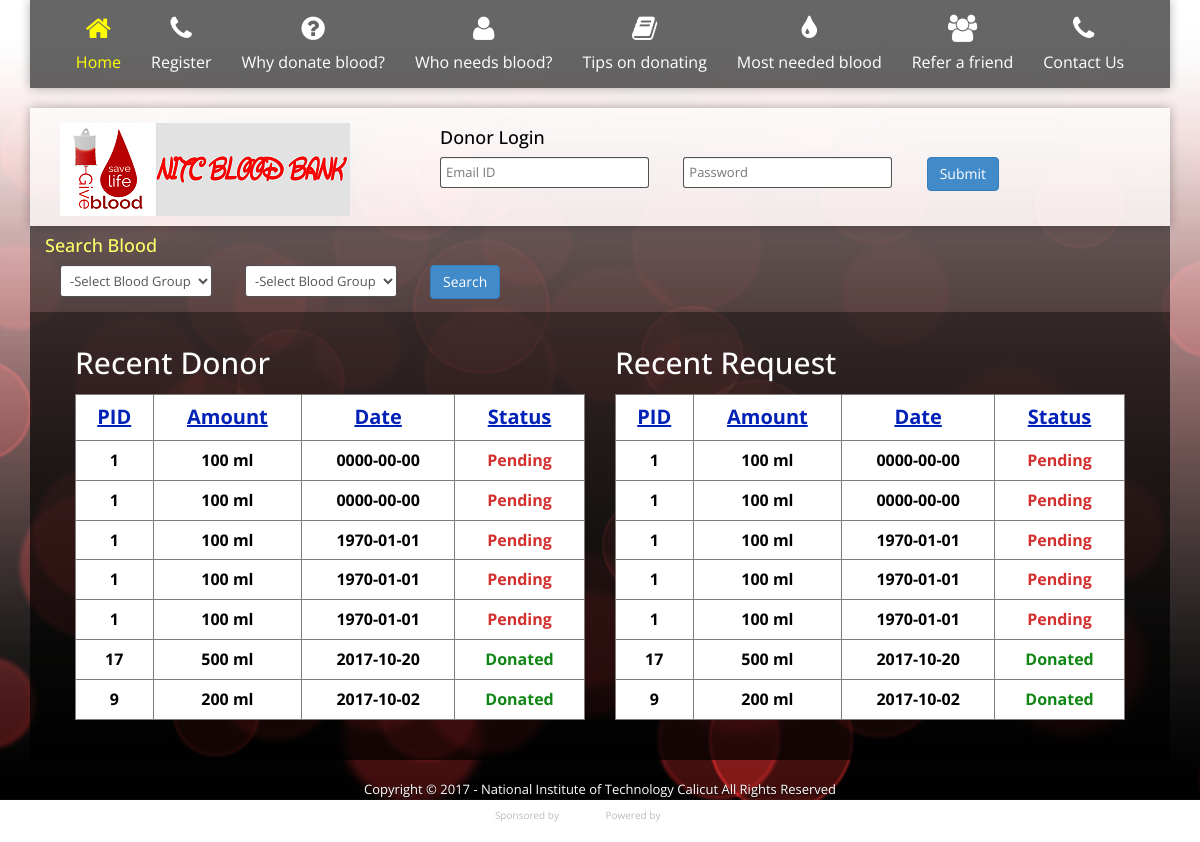
The page / on the database its author committed.
### tables this page shows
CREATE TABLE `donor` (
  `pid` int(4) NOT NULL,
  `donate_amount` int(3) NOT NULL,
  `date` date NOT NULL,
  `d_status` tinyint(1) NOT NULL DEFAULT '0'
);

### index.php (the view, shortened to what this page needs)
<!DOCTYPE html>
 <html class="no-js">
<head>
    <link rel="stylesheet" href="css/templatemo_main8aa2.css?p=16263">
    <link rel="stylesheet" href="css/datepicker.css">
</head>
<body>
    <div id="main-wrapper">
                <div class="container">
                    <div class="navbar navbar-default" role="navigation">
                        <div class="container-fluid box-shados">
                      <div class="navbar-collapse collapse">
                        <ul class="nav navbar-nav">
                          <li><a class="index" href="index-2.html"><i class="fa fa-home" aria-hidden="true"></i>Home</a></li>
							<li><a class="Register" href="Register.php"><i class="fa fa-phone" aria-hidden="true"></i>Register</a></li>
						                            <li><a class="WhyDonateBlood" href="WhyDonateBlood.html"><i class="fa fa-question-circle" aria-hidden="true"></i>Why donate blood?</a></li>
                          <li><a class="WhoNeedsBlood" href="WhoNeedsBlood.html"><i class="fa fa-user" aria-hidden="true"></i>Who needs blood?</a></li>
                          <li><a class="TipsOnDonating" href="TipsOnDonating.html"><i class="fa fa-book" aria-hidden="true"></i>Tips on donating</a></li>
                          <li><a class="MostNeededBlood" href="MostNeededBlood.html"><i class="fa fa-tint" aria-hidden="true"></i>Most needed blood</a></li>
                          <li><a class="ReferFriend" href="ReferFriend.html"><i class="fa fa-users" aria-hidden="true"></i>Refer a friend</a></li>
                          <li><a class="ContactUs" href="ContactUs.html"><i class="fa fa-phone" aria-hidden="true"></i>Contact Us</a></li>
						                         </ul>
                  </div>
              </div>
          </div>
        <div class="row">
            <div class="col-lg-12 col-md-12 col-sm-12 col-xs-12">
                <div class="banner-main box-shados">
				 <div class="col-sm-4">
						<div class="logo">
						<div class="col-sm-12">
							<img src="images/logo_1.png" alt="Contact">
						</div>
						</div>
					</div>
					<div class="col-sm-8">
					 <div class="col-sm-12">
							<h4 id="login_title_top">Donor Login</h4>
						</div>
							 <form role="form" name="loginForm"  id="loginForm"  method="post" onsubmit="return LoginAccessDonar();"   enctype="multipart/form-data">
						 <div class="col-sm-4">
						   <div class="form-group">
                                <input type="text" required id="user_name_donar" name="user_name_donar" class="form-control form-control-top" placeholder="Email ID" />
                            </div>
						</div>
						<div class="col-sm-4" id="login_pass_div">
                            <div class="form-group" >
                                <input type="password"  id="password_donar" name="password_donar" class="form-control form-control-top" placeholder="Password" />
                            </div>
                        </div>
					<div class="col-sm-4">
                            <button id="for_submit_login" type="submit"  class="btn btn-primary pull-left">Submit</button> &nbsp;
                        </form>
					</div>
					</div>
                </div>
            </div>
        </div>
		 <div class="row">
            <div class="col-lg-12 col-md-12 col-sm-12 col-xs-12">
                <div class="box-shados">
			  <div class="col-lg-12 search-split">
					<h4> Search Blood</h4>
					 <form role="form" method="POST"  name="DonarFilterForm"  id="DonarFilterForm"  action = "search_result.php"enctype="multipart/form-data">
							<div class="col-sm-2">
                            <div class="form-group ">
                               <select id="ddlGroupHeadTOP" name="blood_group" required class="form-control form-control-top">
								<option value="">-Select Blood Group-</option>
								</select>
                            </div>
							</div>
							<div class="col-sm-2">
                            <div class="form-group ">
                               <select id="ddlGroupHeadTOP" name="blood_amount" required class="form-control form-control-top">
								<option value="">-Select Blood Group-</option>
								</select>
                            </div>
							</div>
							<div class="col-sm-2">
							<input type="submit" name ="search" class="btn btn-primary pull-left" value = "Search"/>
							</div>
                        </form>
					</div>
                </div>
            </div>
        </div>
		 <div class="row">
            <div class="col-lg-12 col-md-12 col-sm-12 col-xs-12 templatemo-content-wrapper">
                <div class="templatemo-content">
<section id="templatemo-page1-text">
<div class="col-sm-12 col-md-12">
	<div class="row">
		<br>
	</div>
	<div class="col-sm-12 col-md-12">
		<div class="col-sm-6 col-md-6">
				<h2>Recent Donor</h2>
											<div class="table-responsive">
                        <table class="table" align="center">
                          <tr>
                            <td align="center" style="font-weight:bold;"><span style="font-size:20px; color:#0221B6;"><u>PID</u></span></td>
                            <td align="center" style="font-weight:bold;"><span style="font-size:20px; color:#0221B6;"><u>Amount</u></span></td>
                            <td align="center" style="font-weight:bold;"><span style="font-size:20px; color:#0221B6;"><u>Date</u></span></td>
                            <td align="center" style="font-weight:bold;"><span style="font-size:20px; color:#0221B6;"><u>Status</u></span></td>
                          </tr>
                          <?php
                                include('conn.php');
                                $sql = "select * from donor";
                                $res = mysqli_query($conn,$sql);
                                while($row=mysqli_fetch_assoc($res))
                                {
                                  echo '<tr>';
                                  echo '<td align="center" style="font-weight:bold; font-size:16px">'.$row["pid"].'</td>';
                                  echo '<td align="center" style="font-weight:bold; font-size:16px">'.$row["donate_amount"].' ml</td>';
                                  echo '<td align="center" style="font-weight:bold; font-size:16px">'.$row["date"].'</td>';
                                  if($row["d_status"] == 0)
                                    echo '<td align="center" style="font-weight:bold; font-size:16px"><span style="font-size:16px; color:#d42e2e;">Pending</span></td>';
                                  else
                                    echo '<td align="center" style="font-weight:bold; font-size:16px"><span style="font-size:16px; color:#118614;">Donated</span></td>';
                                  echo '</tr>';
                                }
                                echo '</table>';
                          ?>
                      </div>
		</div>
		<div class="col-sm-6 col-md-6">
				<h2>Recent Request</h2>
					<div class="table-responsive">
                        <table class="table" align="center">
                          <tr>
                            <td align="center" style="font-weight:bold;"><span style="font-size:20px; color:#0221B6;"><u>PID</u></span></td>
                            <td align="center" style="font-weight:bold;"><span style="font-size:20px; color:#0221B6;"><u>Amount</u></span></td>
                            <td align="center" style="font-weight:bold;"><span style="font-size:20px; color:#0221B6;"><u>Date</u></span></td>
                            <td align="center" style="font-weight:bold;"><span style="font-size:20px; color:#0221B6;"><u>Status</u></span></td>
                          </tr>
                          <?php
                                include('conn.php');
                                $sql = "select * from donor";
                                $res = mysqli_query($conn,$sql);
                                while($row=mysqli_fetch_assoc($res))
                                {
                                  echo '<tr>';
                                  echo '<td align="center" style="font-weight:bold; font-size:16px">'.$row["pid"].'</td>';
                                  echo '<td align="center" style="font-weight:bold; font-size:16px">'.$row["donate_amount"].' ml</td>';
                                  echo '<td align="center" style="font-weight:bold; font-size:16px">'.$row["date"].'</td>';
                                  if($row["d_status"] == 0)
                                    echo '<td align="center" style="font-weight:bold; font-size:16px"><span style="font-size:16px; color:#d42e2e;">Pending</span></td>';
                                  else
                                    echo '<td align="center" style="font-weight:bold; font-size:16px"><span style="font-size:16px; color:#118614;">Donated</span></td>';
                                  echo '</tr>';
                                }
                                echo '</table>';
                          ?>
                      </div>
		</div>
	</div>
</div>
</section>
    </div>
</div>
<div class="row">
    <div class="col-lg-12 col-md-12 col-sm-12 col-xs-12 footer templatemo-content-wrapper">
        <div class="footer-wrapper">
            <p id="tm-copyright">
            	Copyright © 2017 - National Institute of Technology Calicut  All Rights Reserved
            </p>
			<p class="copy-right">Sponsored by <a href="http://www.nitc.ac.in/" target="_blank">nitc.ac.in</a>
		  Powered by <a href="http://www.icmindia.com/" target="_blank"> CSE NITC</a></p>
            </div>
        </div>
</div>
</div>
</div>
</body>
</html>

### css/templatemo_main8aa2.css (style rules this page uses)
body, html { overflow-x: hidden; }
body { font-size: 1em; line-height: 1.4; font-family: 'Open Sans', sans-serif; font-style: normal; -webkit-font-smoothing: antialiased; -webkit-text-size-adjust: 100%; }
h1, h2, h3, h4, h5, h6, span, p, li { font-family: 'Open Sans', sans-serif; }
a { color: #FF6; }
img { vertical-align: middle; }
#main-wrapper { overflow: hidden; }
.navbar .navbar-nav { display: inline-block; float: none; }
.navbar .navbar-collapse { text-align: center; }
.navbar { border-radius: 0; font-family: 'Open Sans', sans-serif; font-size: 1.6em; }
.navbar-default { background: none; border: none; }
.nav>li { margin-right: 10px; }
.nav>li:last-child { margin-right: 0; }
.nav i { display: block; padding: 5px 0 10px 0; }
.nav .fa { font-size: 2em; }
.navbar-default .navbar-nav > li > a { color: white; background-color: rgba(0,0,0,0.6); width: auto; }
.templatemo-content { padding-bottom: 20px; margin: 0 auto; overflow: hidden; }
.templatemo-content section { font-family: 'Open Sans', sans-serif; position: relative; overflow: hidden; top: 0; background-color: rgba(0,0,0,0.7); padding-bottom: 20px; }
.templatemo-content-wrapper { overflow: hidden; }
.templatemo-content h2 { color: white; font-family: 'Open Sans', sans-serif; margin-bottom: 15px; }
.footer-wrapper { margin: 0 auto; }
.footer { overflow:hidden; bottom: 10px; text-align: center; }
.footer a { color: white; }
#tm-copyright { margin-top: 10px; font-family: 'Open Sans', sans-serif; color: #fff; text-shadow: 0px 1px 2px rgba(0, 0, 0, 1); font-size: 13px; }
.banner-main { background:rgba(255, 255, 255, 0.7); display:table; width:100%; padding:10px 0 10px 0; }
.banner-main .logo { width:100%; padding:5px 5px 0px 0px; height:100%; margin:0px !important; display:table; }
h4 { color: #ff6; font-weight: 500; }
body { background:#FFF !important; }
.copy-right { color:#c1baba; }
.navbar-nav>li>a { padding-top: 10px; padding-bottom: 10px; line-height: 20px; }
.nav>li>a { position: relative; display: block; padding: 10px 10px; }
.form-control { border: 1px solid rgba(8, 8, 8, 0.7); border-radius:3px; background:#FFF; }
.form-control-top { padding:5px !important; height:auto !important; width:98%; font-size:13px; }
.box-shados { box-shadow: 0px 0px 10px rgba(0, 0, 0, 0.3) !important; }
.container-fluid { background: rgba(0,0,0,0.6); }
.navbar-default .navbar-nav > li > a { background-color: inherit ; }
.nav .fa { font-size: 1.7em; }
.search-split { background-color:rgba(0, 0, 0, 0.53); }
#login_title_top { color:#000 !important; }
table { background:#FFF !important; }
table td { color:#000 !important; }

### index.php (style rules this page uses)
.index { color: yellow !important; }

### rows shown on the page
donor: pid "1", donate_amount "100", date "0000-00-00", d_status "Pending"
donor: pid "1", donate_amount "100", date "0000-00-00", d_status "Pending"
donor: pid "1", donate_amount "100", date "1970-01-01", d_status "Pending"
donor: pid "1", donate_amount "100", date "1970-01-01", d_status "Pending"
donor: pid "1", donate_amount "100", date "1970-01-01", d_status "Pending"
donor: pid "17", donate_amount "500", date "2017-10-20", d_status "Donated"
donor: pid "9", donate_amount "200", date "2017-10-02", d_status "Donated"
